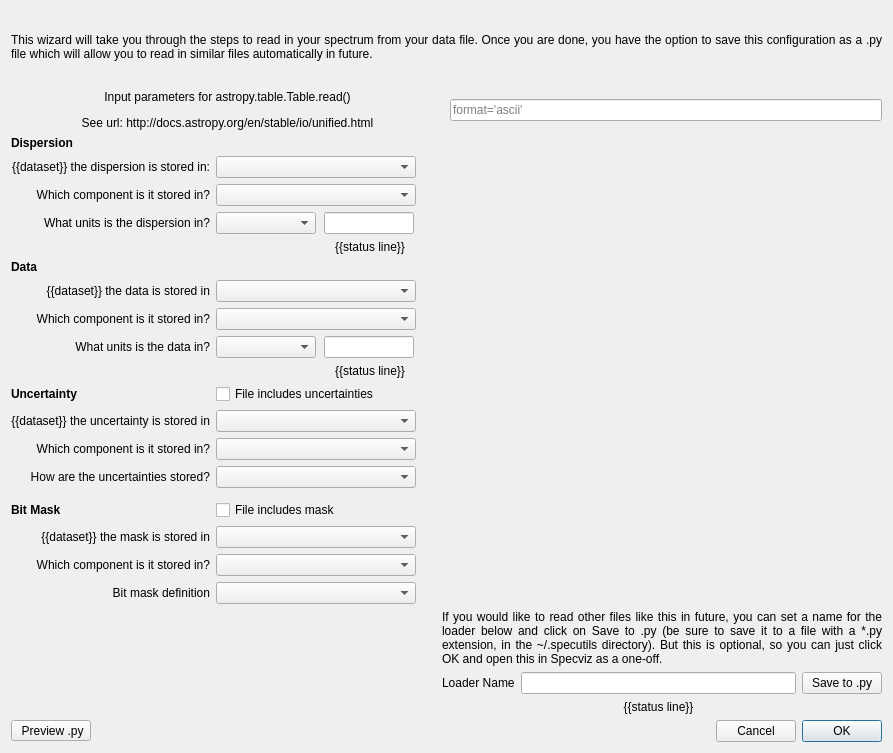
<?xml version="1.0" encoding="UTF-8"?>
<ui version="4.0">
 <class>Dialog</class>
 <widget class="QDialog" name="Dialog">
  <property name="geometry">
   <rect>
    <x>0</x>
    <y>0</y>
    <width>893</width>
    <height>753</height>
   </rect>
  </property>
  <property name="windowTitle">
   <string>File Loader Wizard</string>
  </property>
  <layout class="QVBoxLayout" name="verticalLayout_2">
   <item>
    <widget class="QLabel" name="label">
     <property name="sizePolicy">
      <sizepolicy hsizetype="Preferred" vsizetype="Expanding">
       <horstretch>0</horstretch>
       <verstretch>0</verstretch>
      </sizepolicy>
     </property>
     <property name="text">
      <string>&lt;html&gt;&lt;head/&gt;&lt;body&gt;&lt;p&gt;This wizard will take you through the steps to read in your spectrum from your data file. Once you are done, you have the option to save this configuration as a .py file which will allow you to read in similar files automatically in future.&lt;/p&gt;&lt;/body&gt;&lt;/html&gt;</string>
     </property>
     <property name="alignment">
      <set>Qt::AlignJustify|Qt::AlignVCenter</set>
     </property>
     <property name="wordWrap">
      <bool>true</bool>
     </property>
    </widget>
   </item>
   <item>
    <layout class="QVBoxLayout" name="verticalLayout_3">
     <item>
      <layout class="QHBoxLayout" name="horizontalLayout_6">
       <item>
        <widget class="QLabel" name="label_7">
         <property name="text">
          <string>&lt;html&gt;&lt;head/&gt;&lt;body&gt;&lt;p&gt;Input parameters for astropy.table.Table.read()&lt;/p&gt;&lt;p&gt;See url: http://docs.astropy.org/en/stable/io/unified.html&lt;/p&gt;&lt;/body&gt;&lt;/html&gt;</string>
         </property>
         <property name="alignment">
          <set>Qt::AlignCenter</set>
         </property>
         <property name="wordWrap">
          <bool>true</bool>
         </property>
        </widget>
       </item>
       <item>
        <widget class="QLineEdit" name="line_table_read">
         <property name="sizePolicy">
          <sizepolicy hsizetype="Preferred" vsizetype="Fixed">
           <horstretch>0</horstretch>
           <verstretch>0</verstretch>
          </sizepolicy>
         </property>
         <property name="toolTip">
          <string>&lt;html&gt;&lt;head/&gt;&lt;body&gt;&lt;p&gt;Please provide all desired input parameters following the filename for Table.read().  This can include any keyword or parameters accepted by Table.read(), for example: format=‘ascii’, delimiter=‘-’.&lt;/p&gt;&lt;/body&gt;&lt;/html&gt;</string>
         </property>
         <property name="placeholderText">
          <string>format='ascii'</string>
         </property>
        </widget>
       </item>
      </layout>
     </item>
    </layout>
   </item>
   <item>
    <layout class="QHBoxLayout" name="horizontalLayout_4">
     <item>
      <layout class="QGridLayout" name="gridLayout">
       <item row="8" column="0">
        <widget class="QLabel" name="label_data_units">
         <property name="text">
          <string>What units is the data in?</string>
         </property>
         <property name="alignment">
          <set>Qt::AlignRight|Qt::AlignTrailing|Qt::AlignVCenter</set>
         </property>
        </widget>
       </item>
       <item row="3" column="0">
        <widget class="QLabel" name="label_dispersion_units">
         <property name="text">
          <string>What units is the dispersion in?</string>
         </property>
         <property name="alignment">
          <set>Qt::AlignRight|Qt::AlignTrailing|Qt::AlignVCenter</set>
         </property>
        </widget>
       </item>
       <item row="11" column="1" colspan="2">
        <widget class="QComboBox" name="combo_uncertainty_dataset">
         <property name="sizePolicy">
          <sizepolicy hsizetype="Fixed" vsizetype="Fixed">
           <horstretch>0</horstretch>
           <verstretch>0</verstretch>
          </sizepolicy>
         </property>
         <property name="minimumSize">
          <size>
           <width>200</width>
           <height>0</height>
          </size>
         </property>
         <property name="sizeAdjustPolicy">
          <enum>QComboBox::AdjustToMinimumContentsLength</enum>
         </property>
        </widget>
       </item>
       <item row="17" column="1" colspan="2">
        <widget class="QComboBox" name="combo_mask_component">
         <property name="sizePolicy">
          <sizepolicy hsizetype="Fixed" vsizetype="Fixed">
           <horstretch>0</horstretch>
           <verstretch>0</verstretch>
          </sizepolicy>
         </property>
         <property name="minimumSize">
          <size>
           <width>200</width>
           <height>0</height>
          </size>
         </property>
         <property name="sizeAdjustPolicy">
          <enum>QComboBox::AdjustToMinimumContentsLength</enum>
         </property>
        </widget>
       </item>
       <item row="5" column="0">
        <widget class="QLabel" name="label_3">
         <property name="font">
          <font>
           <weight>75</weight>
           <bold>true</bold>
          </font>
         </property>
         <property name="text">
          <string>Data</string>
         </property>
        </widget>
       </item>
       <item row="2" column="0">
        <widget class="QLabel" name="label_dispersion_component">
         <property name="text">
          <string>Which component is it stored in?</string>
         </property>
         <property name="alignment">
          <set>Qt::AlignRight|Qt::AlignTrailing|Qt::AlignVCenter</set>
         </property>
        </widget>
       </item>
       <item row="7" column="0">
        <widget class="QLabel" name="label_data_component">
         <property name="text">
          <string>Which component is it stored in?</string>
         </property>
         <property name="alignment">
          <set>Qt::AlignRight|Qt::AlignTrailing|Qt::AlignVCenter</set>
         </property>
        </widget>
       </item>
       <item row="1" column="0">
        <widget class="QLabel" name="label_dispersion_dataset">
         <property name="text">
          <string>{{dataset}} the dispersion is stored in:</string>
         </property>
         <property name="alignment">
          <set>Qt::AlignRight|Qt::AlignTrailing|Qt::AlignVCenter</set>
         </property>
        </widget>
       </item>
       <item row="3" column="3">
        <spacer name="horizontalSpacer_2">
         <property name="orientation">
          <enum>Qt::Horizontal</enum>
         </property>
         <property name="sizeType">
          <enum>QSizePolicy::Fixed</enum>
         </property>
         <property name="sizeHint" stdset="0">
          <size>
           <width>20</width>
           <height>20</height>
          </size>
         </property>
        </spacer>
       </item>
       <item row="15" column="1" colspan="2">
        <widget class="QCheckBox" name="bool_mask">
         <property name="text">
          <string>File includes mask</string>
         </property>
        </widget>
       </item>
       <item row="15" column="0">
        <widget class="QLabel" name="label_4">
         <property name="font">
          <font>
           <weight>75</weight>
           <bold>true</bold>
          </font>
         </property>
         <property name="text">
          <string>Bit Mask</string>
         </property>
        </widget>
       </item>
       <item row="0" column="0">
        <widget class="QLabel" name="label_2">
         <property name="font">
          <font>
           <weight>75</weight>
           <bold>true</bold>
          </font>
         </property>
         <property name="text">
          <string>Dispersion</string>
         </property>
        </widget>
       </item>
       <item row="8" column="1">
        <widget class="QComboBox" name="combo_data_units">
         <property name="sizePolicy">
          <sizepolicy hsizetype="Fixed" vsizetype="Fixed">
           <horstretch>0</horstretch>
           <verstretch>0</verstretch>
          </sizepolicy>
         </property>
         <property name="minimumSize">
          <size>
           <width>100</width>
           <height>0</height>
          </size>
         </property>
         <property name="sizeAdjustPolicy">
          <enum>QComboBox::AdjustToMinimumContentsLength</enum>
         </property>
        </widget>
       </item>
       <item row="6" column="1" colspan="2">
        <widget class="QComboBox" name="combo_data_dataset">
         <property name="sizePolicy">
          <sizepolicy hsizetype="Fixed" vsizetype="Fixed">
           <horstretch>0</horstretch>
           <verstretch>0</verstretch>
          </sizepolicy>
         </property>
         <property name="minimumSize">
          <size>
           <width>200</width>
           <height>0</height>
          </size>
         </property>
         <property name="sizeAdjustPolicy">
          <enum>QComboBox::AdjustToMinimumContentsLength</enum>
         </property>
        </widget>
       </item>
       <item row="10" column="1" colspan="2">
        <widget class="QCheckBox" name="bool_uncertainties">
         <property name="text">
          <string>File includes uncertainties</string>
         </property>
        </widget>
       </item>
       <item row="8" column="2">
        <widget class="QLineEdit" name="value_data_units">
         <property name="sizePolicy">
          <sizepolicy hsizetype="Fixed" vsizetype="Fixed">
           <horstretch>0</horstretch>
           <verstretch>0</verstretch>
          </sizepolicy>
         </property>
         <property name="minimumSize">
          <size>
           <width>90</width>
           <height>0</height>
          </size>
         </property>
         <property name="maximumSize">
          <size>
           <width>90</width>
           <height>16777215</height>
          </size>
         </property>
         <property name="placeholderText">
          <string/>
         </property>
        </widget>
       </item>
       <item row="7" column="1" colspan="2">
        <widget class="QComboBox" name="combo_data_component">
         <property name="sizePolicy">
          <sizepolicy hsizetype="Fixed" vsizetype="Fixed">
           <horstretch>0</horstretch>
           <verstretch>0</verstretch>
          </sizepolicy>
         </property>
         <property name="minimumSize">
          <size>
           <width>200</width>
           <height>0</height>
          </size>
         </property>
         <property name="sizeAdjustPolicy">
          <enum>QComboBox::AdjustToMinimumContentsLength</enum>
         </property>
        </widget>
       </item>
       <item row="11" column="0">
        <widget class="QLabel" name="label_uncertainty_dataset">
         <property name="text">
          <string>{{dataset}} the uncertainty is stored in</string>
         </property>
         <property name="alignment">
          <set>Qt::AlignRight|Qt::AlignTrailing|Qt::AlignVCenter</set>
         </property>
        </widget>
       </item>
       <item row="21" column="5">
        <widget class="QLabel" name="label_loader_name_status">
         <property name="sizePolicy">
          <sizepolicy hsizetype="Preferred" vsizetype="Fixed">
           <horstretch>0</horstretch>
           <verstretch>0</verstretch>
          </sizepolicy>
         </property>
         <property name="styleSheet">
          <string notr="true"/>
         </property>
         <property name="text">
          <string>{{status line}}</string>
         </property>
         <property name="alignment">
          <set>Qt::AlignCenter</set>
         </property>
        </widget>
       </item>
       <item row="4" column="2">
        <widget class="QLabel" name="label_dispersion_status">
         <property name="text">
          <string>{{status line}}</string>
         </property>
         <property name="alignment">
          <set>Qt::AlignCenter</set>
         </property>
        </widget>
       </item>
       <item row="20" column="4">
        <widget class="QLabel" name="label_5">
         <property name="sizePolicy">
          <sizepolicy hsizetype="Preferred" vsizetype="Expanding">
           <horstretch>0</horstretch>
           <verstretch>0</verstretch>
          </sizepolicy>
         </property>
         <property name="text">
          <string>Loader Name</string>
         </property>
        </widget>
       </item>
       <item row="12" column="1" colspan="2">
        <widget class="QComboBox" name="combo_uncertainty_component">
         <property name="sizePolicy">
          <sizepolicy hsizetype="Fixed" vsizetype="Fixed">
           <horstretch>0</horstretch>
           <verstretch>0</verstretch>
          </sizepolicy>
         </property>
         <property name="minimumSize">
          <size>
           <width>200</width>
           <height>0</height>
          </size>
         </property>
         <property name="sizeAdjustPolicy">
          <enum>QComboBox::AdjustToMinimumContentsLength</enum>
         </property>
        </widget>
       </item>
       <item row="17" column="0">
        <widget class="QLabel" name="label_uncertainty_component">
         <property name="text">
          <string>Which component is it stored in?</string>
         </property>
         <property name="alignment">
          <set>Qt::AlignRight|Qt::AlignTrailing|Qt::AlignVCenter</set>
         </property>
        </widget>
       </item>
       <item row="16" column="1" colspan="2">
        <widget class="QComboBox" name="combo_mask_dataset">
         <property name="sizePolicy">
          <sizepolicy hsizetype="Fixed" vsizetype="Fixed">
           <horstretch>0</horstretch>
           <verstretch>0</verstretch>
          </sizepolicy>
         </property>
         <property name="minimumSize">
          <size>
           <width>200</width>
           <height>0</height>
          </size>
         </property>
         <property name="sizeAdjustPolicy">
          <enum>QComboBox::AdjustToMinimumContentsLength</enum>
         </property>
        </widget>
       </item>
       <item row="20" column="5">
        <widget class="QLineEdit" name="loader_name">
         <property name="sizePolicy">
          <sizepolicy hsizetype="Expanding" vsizetype="Expanding">
           <horstretch>0</horstretch>
           <verstretch>0</verstretch>
          </sizepolicy>
         </property>
        </widget>
       </item>
       <item row="10" column="0">
        <widget class="QLabel" name="label_4">
         <property name="font">
          <font>
           <weight>75</weight>
           <bold>true</bold>
          </font>
         </property>
         <property name="text">
          <string>Uncertainty</string>
         </property>
        </widget>
       </item>
       <item row="6" column="0">
        <widget class="QLabel" name="label_data_dataset">
         <property name="text">
          <string>{{dataset}} the data is stored in</string>
         </property>
         <property name="alignment">
          <set>Qt::AlignRight|Qt::AlignTrailing|Qt::AlignVCenter</set>
         </property>
        </widget>
       </item>
       <item row="12" column="0">
        <widget class="QLabel" name="label_uncertainty_component">
         <property name="text">
          <string>Which component is it stored in?</string>
         </property>
         <property name="alignment">
          <set>Qt::AlignRight|Qt::AlignTrailing|Qt::AlignVCenter</set>
         </property>
        </widget>
       </item>
       <item row="13" column="0">
        <widget class="QLabel" name="label_uncertainty_type">
         <property name="text">
          <string>How are the uncertainties stored?</string>
         </property>
         <property name="alignment">
          <set>Qt::AlignRight|Qt::AlignTrailing|Qt::AlignVCenter</set>
         </property>
        </widget>
       </item>
       <item row="2" column="1" colspan="2">
        <widget class="QComboBox" name="combo_dispersion_component">
         <property name="sizePolicy">
          <sizepolicy hsizetype="Fixed" vsizetype="Fixed">
           <horstretch>0</horstretch>
           <verstretch>0</verstretch>
          </sizepolicy>
         </property>
         <property name="minimumSize">
          <size>
           <width>200</width>
           <height>0</height>
          </size>
         </property>
         <property name="sizeAdjustPolicy">
          <enum>QComboBox::AdjustToMinimumContentsLength</enum>
         </property>
        </widget>
       </item>
       <item row="13" column="1" colspan="2">
        <widget class="QComboBox" name="combo_uncertainty_type">
         <property name="sizePolicy">
          <sizepolicy hsizetype="Fixed" vsizetype="Fixed">
           <horstretch>0</horstretch>
           <verstretch>0</verstretch>
          </sizepolicy>
         </property>
         <property name="minimumSize">
          <size>
           <width>200</width>
           <height>0</height>
          </size>
         </property>
         <property name="sizeAdjustPolicy">
          <enum>QComboBox::AdjustToMinimumContentsLength</enum>
         </property>
        </widget>
       </item>
       <item row="9" column="2">
        <widget class="QLabel" name="label_data_status">
         <property name="text">
          <string>{{status line}}</string>
         </property>
         <property name="alignment">
          <set>Qt::AlignCenter</set>
         </property>
        </widget>
       </item>
       <item row="20" column="6">
        <widget class="QPushButton" name="button_save_yaml">
         <property name="sizePolicy">
          <sizepolicy hsizetype="Minimum" vsizetype="Fixed">
           <horstretch>0</horstretch>
           <verstretch>0</verstretch>
          </sizepolicy>
         </property>
         <property name="text">
          <string>Save to .py</string>
         </property>
        </widget>
       </item>
       <item row="3" column="1">
        <widget class="QComboBox" name="combo_dispersion_units">
         <property name="sizePolicy">
          <sizepolicy hsizetype="Fixed" vsizetype="Fixed">
           <horstretch>0</horstretch>
           <verstretch>0</verstretch>
          </sizepolicy>
         </property>
         <property name="minimumSize">
          <size>
           <width>100</width>
           <height>0</height>
          </size>
         </property>
         <property name="sizeAdjustPolicy">
          <enum>QComboBox::AdjustToMinimumContentsLength</enum>
         </property>
        </widget>
       </item>
       <item row="1" column="1" colspan="2">
        <widget class="QComboBox" name="combo_dispersion_dataset">
         <property name="sizePolicy">
          <sizepolicy hsizetype="Fixed" vsizetype="Fixed">
           <horstretch>0</horstretch>
           <verstretch>0</verstretch>
          </sizepolicy>
         </property>
         <property name="minimumSize">
          <size>
           <width>200</width>
           <height>0</height>
          </size>
         </property>
         <property name="sizeAdjustPolicy">
          <enum>QComboBox::AdjustToMinimumContentsLength</enum>
         </property>
        </widget>
       </item>
       <item row="3" column="2">
        <widget class="QLineEdit" name="value_dispersion_units">
         <property name="sizePolicy">
          <sizepolicy hsizetype="Fixed" vsizetype="Fixed">
           <horstretch>0</horstretch>
           <verstretch>0</verstretch>
          </sizepolicy>
         </property>
         <property name="minimumSize">
          <size>
           <width>90</width>
           <height>0</height>
          </size>
         </property>
         <property name="maximumSize">
          <size>
           <width>90</width>
           <height>16777215</height>
          </size>
         </property>
         <property name="placeholderText">
          <string/>
         </property>
        </widget>
       </item>
       <item row="17" column="4" rowspan="3" colspan="3">
        <widget class="QLabel" name="label_6">
         <property name="text">
          <string>&lt;html&gt;&lt;head/&gt;&lt;body&gt;&lt;p&gt;If you would like to read other files like this in future, you can set a name for the loader below and click on Save to .py (be sure to save it to a file with a *.py extension, in the ~/.specutils directory). But this is optional, so you can just click OK and open this in Specviz as a one-off.&lt;/p&gt;&lt;/body&gt;&lt;/html&gt;</string>
         </property>
         <property name="alignment">
          <set>Qt::AlignBottom|Qt::AlignJustify</set>
         </property>
         <property name="wordWrap">
          <bool>true</bool>
         </property>
        </widget>
       </item>
       <item row="16" column="0">
        <widget class="QLabel" name="label_mask_dataset">
         <property name="text">
          <string>{{dataset}} the mask is stored in</string>
         </property>
         <property name="alignment">
          <set>Qt::AlignRight|Qt::AlignTrailing|Qt::AlignVCenter</set>
         </property>
        </widget>
       </item>
       <item row="18" column="1" colspan="2">
        <widget class="QComboBox" name="combo_bit_mask_definition"/>
       </item>
       <item row="18" column="0">
        <widget class="QLabel" name="label_data_dataset">
         <property name="font">
          <font>
           <weight>50</weight>
           <bold>false</bold>
          </font>
         </property>
         <property name="text">
          <string>Bit mask definition</string>
         </property>
         <property name="alignment">
          <set>Qt::AlignRight|Qt::AlignTrailing|Qt::AlignVCenter</set>
         </property>
        </widget>
       </item>
       <item row="0" column="4" rowspan="17" colspan="3">
        <layout class="QVBoxLayout" name="layout_preview"/>
       </item>
      </layout>
     </item>
    </layout>
   </item>
   <item>
    <layout class="QHBoxLayout" name="horizontalLayout">
     <item>
      <widget class="QToolButton" name="button_yaml">
       <property name="text">
        <string> Preview .py</string>
       </property>
       <property name="checkable">
        <bool>false</bool>
       </property>
      </widget>
     </item>
     <item>
      <spacer name="horizontalSpacer">
       <property name="orientation">
        <enum>Qt::Horizontal</enum>
       </property>
       <property name="sizeHint" stdset="0">
        <size>
         <width>40</width>
         <height>20</height>
        </size>
       </property>
      </spacer>
     </item>
     <item>
      <widget class="QPushButton" name="button_cancel">
       <property name="text">
        <string>Cancel</string>
       </property>
      </widget>
     </item>
     <item>
      <widget class="QPushButton" name="button_ok">
       <property name="text">
        <string>OK</string>
       </property>
       <property name="default">
        <bool>true</bool>
       </property>
      </widget>
     </item>
    </layout>
   </item>
  </layout>
 </widget>
 <resources/>
 <connections/>
</ui>
